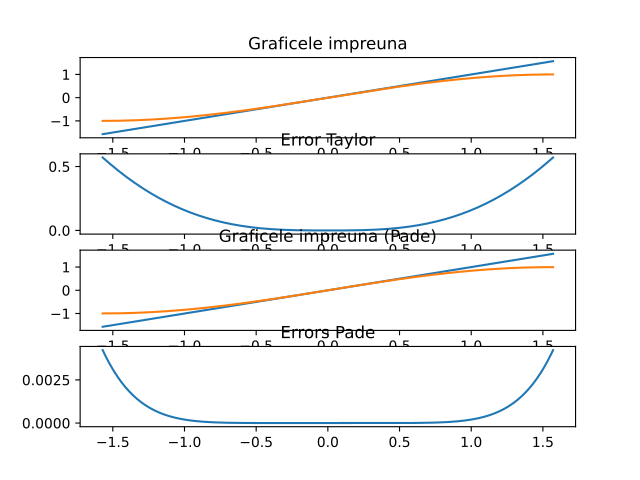

Write Python code to recreate this figure.
import numpy as np
import matplotlib.pyplot as plt

axa1 = np.linspace(-np.pi / 2, np.pi / 2, 10000)

pade = lambda x: (x - (7 * (x ** 3) / 60)) / (1 + (x ** 2) / 20)

eroarea_taylor = np.abs(axa1 - np.sin(axa1))
eroarea_pade = np.abs(np.sin(axa1) - pade(axa1))

fig, ax = plt.subplots(4)

ax[0].set_title("Graficele impreuna")
ax[0].plot(axa1, axa1)
ax[0].plot(axa1, np.sin(axa1))

ax[1].set_title("Error Taylor")
ax[1].plot(axa1, eroarea_taylor)

ax[2].set_title("Graficele impreuna (Pade)")
ax[2].plot(axa1, axa1)
ax[2].plot(axa1, pade(axa1))

ax[3].set_title("Errors Pade")
ax[3].plot(axa1, eroarea_pade)

plt.savefig("ex8/ex8.pdf")
plt.show()

fig, ax = plt.subplots(4)

ax[0].set_title("Graficele impreuna")
ax[0].semilogy(axa1, axa1)
ax[0].semilogy(axa1, np.sin(axa1))

ax[1].set_title("Errors Taylor")
ax[1].semilogy(axa1, eroarea_taylor)

ax[2].set_title("Graficele impreuna (Pade)")
ax[2].semilogy(axa1, np.sin(axa1))
ax[2].semilogy(axa1, pade(axa1))

ax[3].set_title("Errors (Pade)")
ax[3].semilogy(axa1, eroarea_pade)


plt.savefig("ex8/ex8_log.pdf")
plt.show()

plt.figure()
plt.yscale('log')
plt.plot(axa1, eroarea_taylor)
plt.plot(axa1, eroarea_pade)
plt.savefig("ex8/erori_impreuna.pdf")
plt.show()
